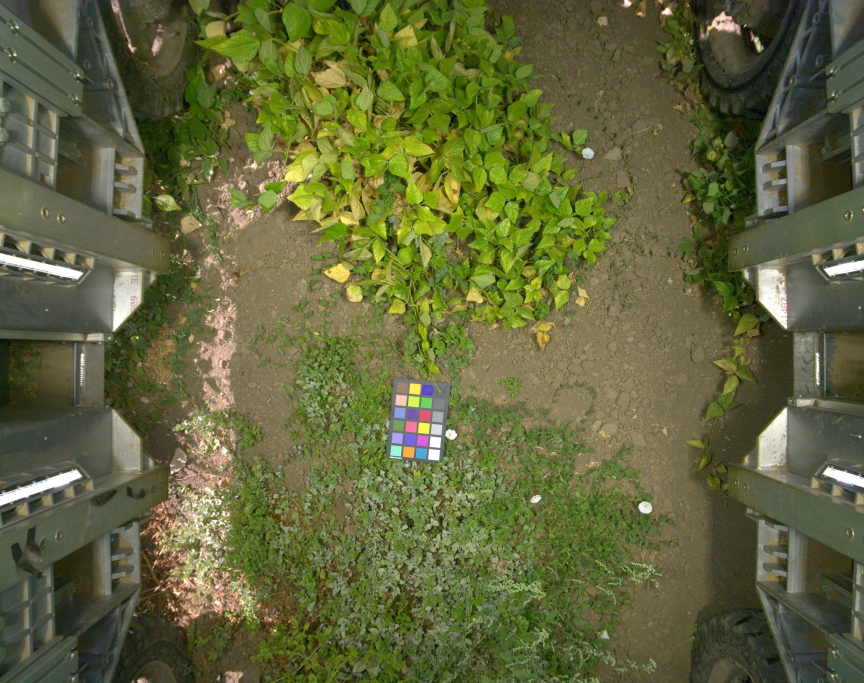
#> input picture projects/SyntheticAutotuning/calib/spyder_20230828.jpg, 2592 x 2048 px, given as the content of the folder real/images, which was not available (shown at 1/3 size)
$ python score_set.py ../calib/spyder_20230828.jpg
#> lines starting #> are read from the running program, lines starting #| are printed output that depends on the picture; after the words box and inside, x2 and y2 are one past the last pixel; in counts of white or black regions, pixels touching at a corner belong together; pictures that were not available may be replaced by others from this repository, and a replacement may not be noted
### projects/SyntheticAutotuning/syn2real/objective.py
"""The asymmetric objective: score coverage of the real distribution, not agreement of medians.

Every regression found in this project so far was a spread error that a centre statistic could not
see. Flower size p50 matched while p95 was 8 px short; isotropy matched while nearest-neighbour
spacing was 70% too large; structure radius matched while canopy cover had no sparse tail at all.
Selecting on medians is what let all three through.

The objective follows the project plan: a synthetic distribution *wider* than the real one costs
nothing, because extra variability is cheap insurance for a detector, while one that is narrower or
shifted leaves real modes the detector never sees. Concretely, per statistic:

    coverage deficit  =  fraction of the real [p5, p95] interval not spanned by the synthetic one
    centring          =  |median difference| / real IQR,  weighted weakly

and the total is their weighted sum. A synthetic interval that strictly contains the real one scores
zero on both terms regardless of how much wider it is.
"""

from __future__ import annotations

import numpy as np

#: Weight on the centring term relative to coverage. Deliberately small: the plan's whole point is
#: that being off-centre is a milder failure than failing to reach a real mode.
LAMBDA_CENTRE = 0.25


def coverage_deficit(real, syn):
    """Fraction of the real p5-p95 interval that the synthetic p5-p95 interval fails to cover."""
    r_lo, r_hi = np.percentile(real, 5), np.percentile(real, 95)
    s_lo, s_hi = np.percentile(syn, 5), np.percentile(syn, 95)
    span = r_hi - r_lo
    if span <= 0:
        return 0.0
    covered = max(0.0, min(r_hi, s_hi) - max(r_lo, s_lo))
    return float(1.0 - covered / span)


# [6 lines left out: function centring_error, not called in this run]


def score_statistic(real, syn):
    """Both terms plus the combined score for one statistic."""
    deficit = coverage_deficit(real, syn)
    centre = centring_error(real, syn)
    return dict(coverage_deficit=deficit, centring=centre,
                score=deficit + LAMBDA_CENTRE * centre,
                real_p5=float(np.percentile(real, 5)), real_p95=float(np.percentile(real, 95)),
                syn_p5=float(np.percentile(syn, 5)), syn_p95=float(np.percentile(syn, 95)))


def score(real_stats, syn_stats, weights=None):
    """Score every statistic present in both, returning per-statistic rows and the weighted total.

    `real_stats` and `syn_stats` map a statistic name to a 1-D sample of its values.
    """
    names = [k for k in real_stats if k in syn_stats]
    if not names:
        raise ValueError("no statistics in common between the real and synthetic sets")
    weights = weights or {}
    rows, total, wsum = {}, 0.0, 0.0
    for name in names:
        row = score_statistic(np.asarray(real_stats[name]), np.asarray(syn_stats[name]))
        w = float(weights.get(name, 1.0))
        rows[name] = row
        total += w * row["score"]
        wsum += w
    return rows, total / wsum


# [25 lines left out: functions verdict, render_table, not called in this run]

### projects/SyntheticAutotuning/scripts/score_set.py
"""Score a tiled synthetic set against the real set with the asymmetric objective."""
import glob, os, sys
import cv2, numpy as np
sys.path.insert(0, os.path.dirname(os.path.dirname(os.path.abspath(__file__))))
from syn2real.objective import score, render_table


def collect(d, n_images=40, seed=0):
#> called with d = 'real', n_images = 40, seed = 0
    sizes, logasp, per_tile = [], [], []
    for f in sorted(glob.glob(os.path.join(d, "labels", "*.txt"))):
        n = 0
        for line in open(f):
            p = line.split()
            if len(p) >= 5:
                w, h = float(p[3]) * 640, float(p[4]) * 640
                if w > 0 and h > 0:
                    sizes.append(np.sqrt(w * h)); logasp.append(np.log(w / h)); n += 1
        per_tile.append(n)

    spacing = []
    for f in sorted(glob.glob(os.path.join(d, "labels", "*.txt"))):
        pts = [(float(p[1]) * 640, float(p[2]) * 640)
               for p in (l.split() for l in open(f)) if len(p) >= 5]
        if len(pts) < 2:
            continue
        P = np.array(pts)
        D = np.linalg.norm(P[:, None] - P[None], axis=-1)
        np.fill_diagonal(D, np.inf)
        spacing += D.min(1).tolist()

    imgs = sorted(glob.glob(os.path.join(d, "images", "*.jpg")) +
                  glob.glob(os.path.join(d, "images", "*.jpeg")))
    rng = np.random.default_rng(seed)
    imgs = [imgs[i] for i in rng.choice(len(imgs), min(n_images, len(imgs)), replace=False)]
    cover, chroma, lightness = [], [], []
    for f in imgs:
        bgr = cv2.imread(f)
#> bgr is the input picture: shape (2048, 2592, 3); mean B, G, R 59.8, 101.5, 97.8
        rgb = cv2.cvtColor(bgr, cv2.COLOR_BGR2RGB).astype(np.float32) / 255
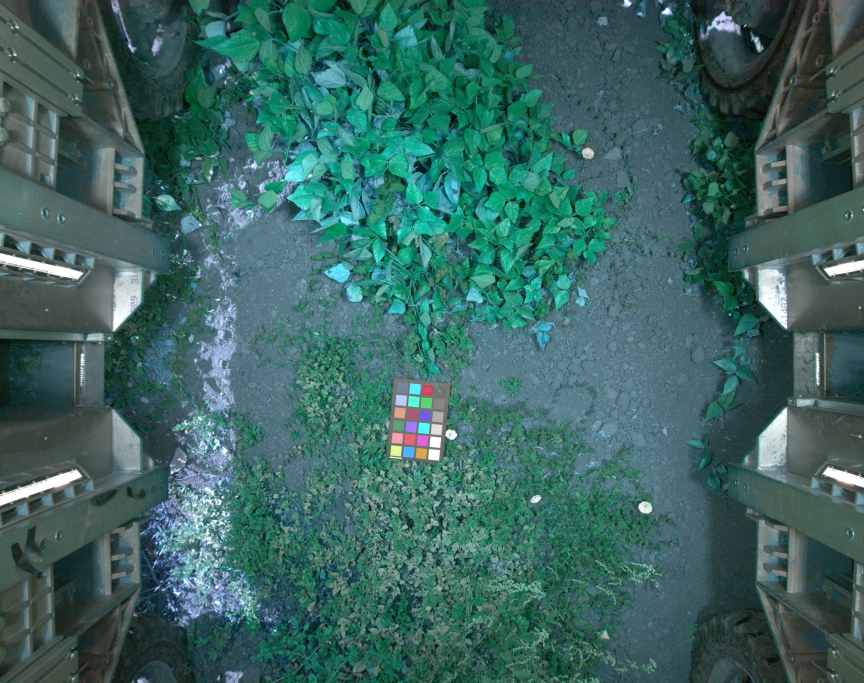
#> rgb: shape (2048, 2592, 3) float32 (shown at 1/3 size); mean B, G, R 0.384, 0.399, 0.235
        s = rgb.sum(2) + 1e-6
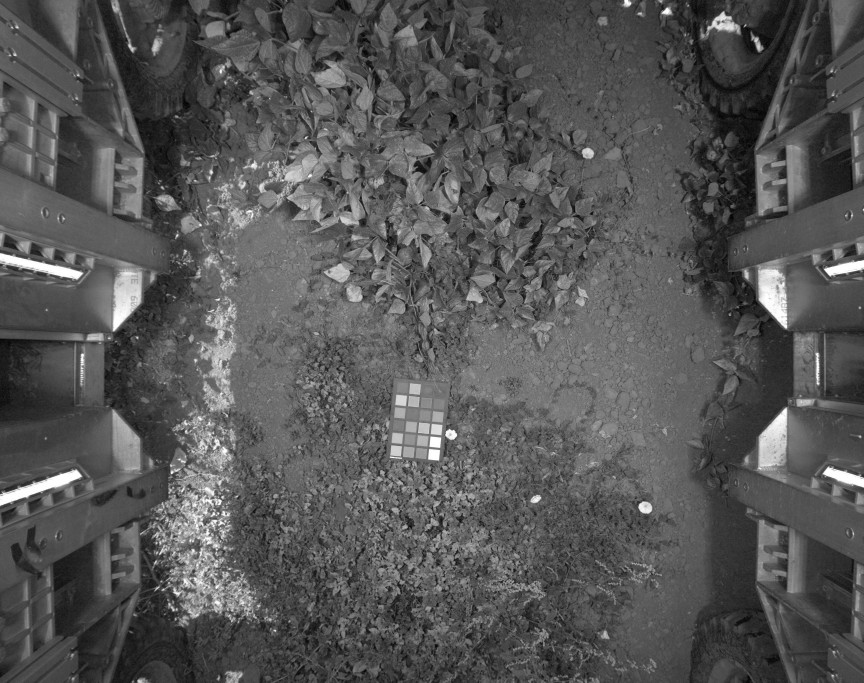
#> s: shape (2048, 2592) float32 (shown at 1/3 size); min 1e-06, max 3, mean 1.02; drawn with min black and max white
        veg = 2 * rgb[:, :, 1] / s - rgb[:, :, 0] / s - rgb[:, :, 2] / s > 0.05
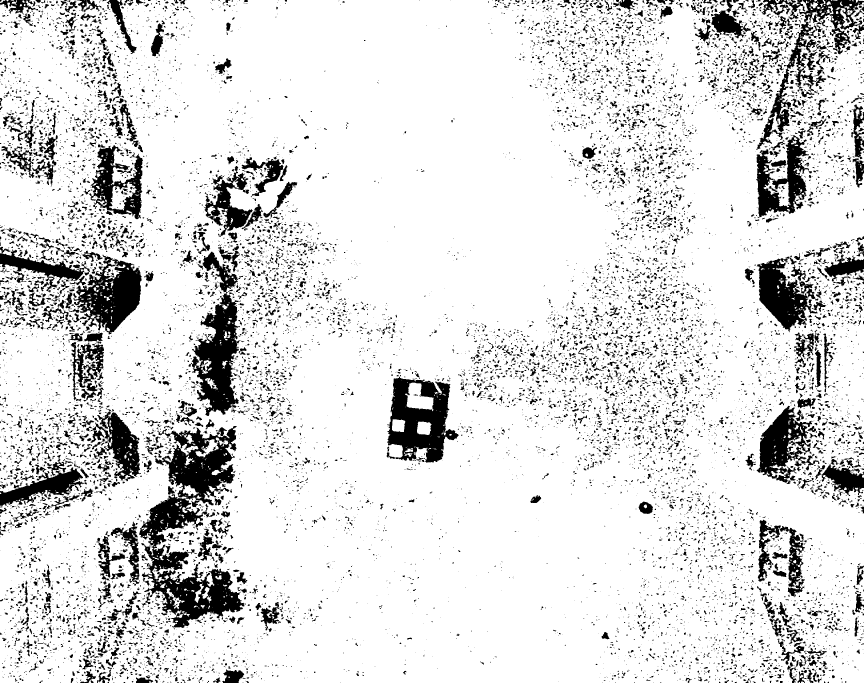
#> veg: shape (2048, 2592) bool (shown at 1/3 size); 86.8% white; 16029 black regions (12223 under 20 px), largest, box (x1, y1, x2, y2) and area: (418, 1278, 733, 1884) 71283, (572, 755, 719, 1248) 33198, (1160, 1130, 1376, 1388) 30124
        cover.append(float(veg.mean()))
        lab = cv2.cvtColor(bgr, cv2.COLOR_BGR2LAB).astype(np.float32)
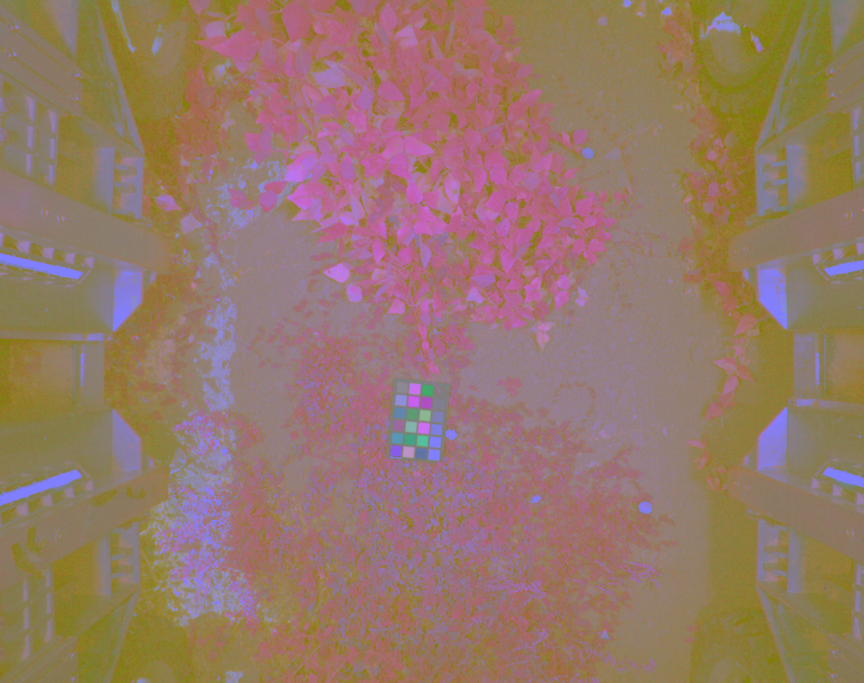
#> lab: shape (2048, 2592, 3) float32 (shown at 1/3 size); mean B, G, R 105.5, 122.5, 146.8
        a, b = lab[:, :, 1] - 128, lab[:, :, 2] - 128
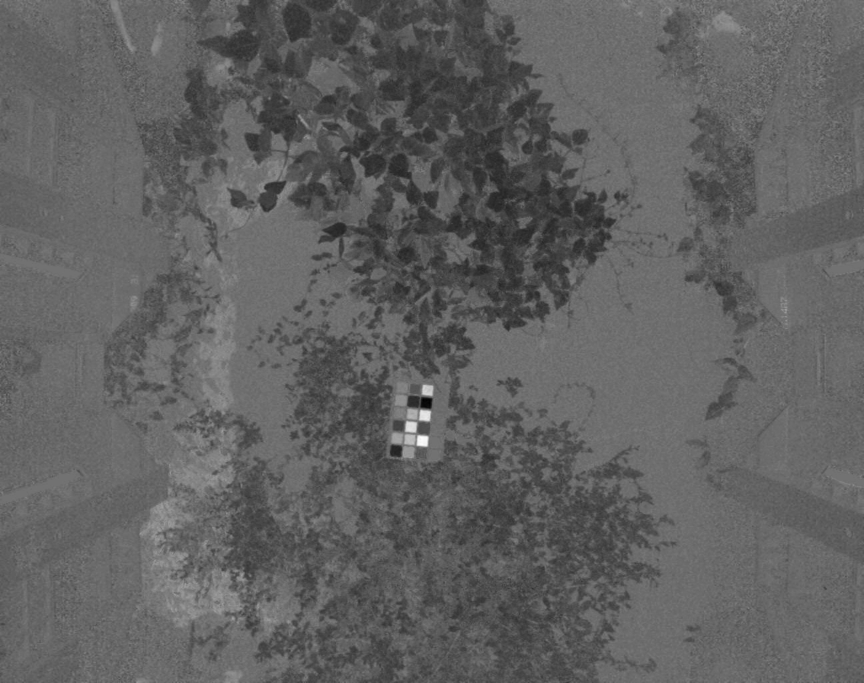
#> a: shape (2048, 2592) float32 (shown at 1/3 size); min -55, max 68, mean -8; drawn with min black and max white
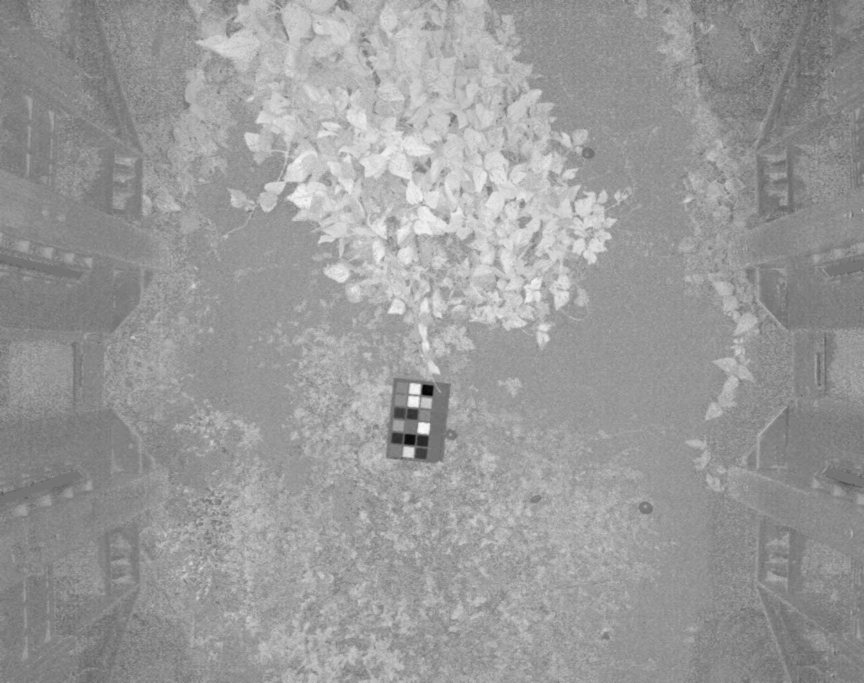
#> b: shape (2048, 2592) float32 (shown at 1/3 size); min -70, max 82, mean 22.1; drawn with min black and max white
        if veg.sum() > 100:
            chroma.append(float(np.median(np.sqrt(a[veg] ** 2 + b[veg] ** 2))))
            lightness.append(float(np.median(lab[:, :, 0][veg] * 100 / 255)))
    return dict(object_size_px=sizes, log_aspect=logasp, objects_per_tile=per_tile,
                nn_spacing_px=spacing, tile_cover=cover,
                foliage_chroma=chroma, foliage_lightness=lightness)


if __name__ == "__main__":
    real = collect("real")
#> real = {'object_size_px': [], 'log_aspect': [], 'objects_per_tile': [], 'nn_spacing_px': [], 'tile_cover': [0.868], 'foliage_chroma': [22.36], 'foliage_lightness': [40]}
    for target in sys.argv[1:] or ["synthetic_v17"]:
        rows, total = score(real, collect(target))
#> in score, `names = [k for k in real_stats if k in syn_stats]`: names = ['object_size_px', 'log_aspect', 'objects_per_tile', 'nn_spacing_px', 'tile_cover', 'foliage_chroma', 'foliage_lightness']
#> the loop in score, `for name in names:` made 1 pass
#> after the loop in score, `for name in names:`: rows = 0 items; total = 0
#> (the run stopped early here; a loop or call above may not have finished)
